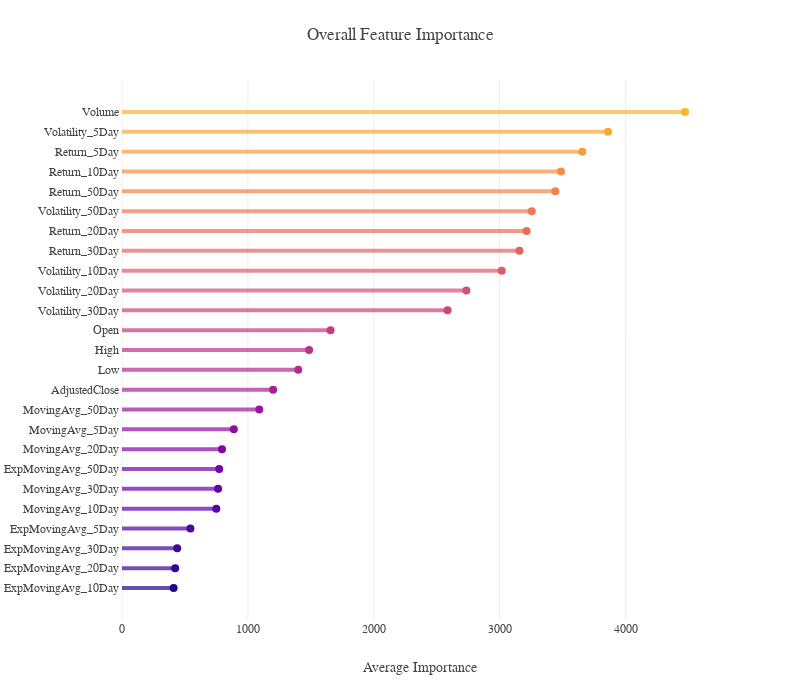

The code cell stored with this chart in its notebook:
### Markdown cell above
将训练集划分为$n=10$份，每次训练只用其中的$n-1$份，剩下的一份用来评估模型的效果，因此能拟合出$n$个模型，得到$n$组Shape Ratio，它们的均值约为0.1291，标准差为 0.13。

同时我们根据模型中各个特征的均值进行排序，得到如下结果：

### Code cell
feat_importance['avg'] = feat_importance.mean(axis=1)
feat_importance = feat_importance.sort_values(by='avg',ascending=True)
pal=sns.color_palette("plasma_r", 29).as_hex()[2:]

fig=go.Figure()
for i in range(len(feat_importance.index)):
    fig.add_shape(dict(type="line", y0=i, y1=i, x0=0, x1=feat_importance['avg'][i], 
                       line_color=pal[::-1][i],opacity=0.7,line_width=4))
fig.add_trace(go.Scatter(x=feat_importance['avg'], y=feat_importance.index, mode='markers', 
                         marker_color=pal[::-1], marker_size=8,
                         hovertemplate='%{y} Importance = %{x:.0f}<extra></extra>'))
fig.update_layout(template=temp,title='Overall Feature Importance', 
                  xaxis=dict(title='Average Importance',zeroline=False),
                  yaxis_showgrid=False, margin=dict(l=120,t=80),
                  height=700, width=800)
fig.show()

### Figure 1 — Plotly figure (JSON) as saved in the notebook; plotly's stock layout.template omitted (floating-point values rounded to 4 significant figures)
{"data": [{"hovertemplate": "%{y} Importance = %{x:.0f}<extra></extra>", "marker": {"color": ["#220690", "#330597", "#41049d", "#5002a2", "#5c01a6", "#6a00a8", "#7701a8", "#8405a7", "#8f0da4", "#9c179e", "#a62098", "#b12a90", "#ba3388", "#c33d80", "#cb4679", "#d35171", "#da5b69", "#e16462", "#e76f5a", "#ed7953", "#f2844b", "#f68f44", "#fa9b3d", "#fca636", "#fdb42f", "#fec029", "#fcce25"], "size": 8}, "mode": "markers", "type": "scatter", "x": [410.2, 422.3, 438.4, 543.6, 749.3, 763.3, 771.9, 794.3, 888.1, 1091.0, 1200.0, 1400.0, 1486.0, 1657.0, 2586.0, 2736.0, 3017.0, 3157.0, 3214.0, 3255.0, 3442.0, 3487.0, 3656.0, 3861, 4472.0], "y": ["ExpMovingAvg_10Day", "ExpMovingAvg_20Day", "ExpMovingAvg_30Day", "ExpMovingAvg_5Day", "MovingAvg_10Day", "MovingAvg_30Day", "ExpMovingAvg_50Day", "MovingAvg_20Day", "MovingAvg_5Day", "MovingAvg_50Day", "AdjustedClose", "Low", "High", "Open", "Volatility_30Day", "Volatility_20Day", "Volatility_10Day", "Return_30Day", "Return_20Day", "Volatility_50Day", "Return_50Day", "Return_10Day", "Return_5Day", "Volatility_5Day", "Volume"]}], "layout": {"height": 700, "margin": {"l": 120, "t": 80}, "shapes": [{"line": {"color": "#220690", "width": 4}, "opacity": 0.7, "type": "line", "x0": 0, "x1": 410.2, "y0": 0, "y1": 0}, {"line": {"color": "#330597", "width": 4}, "opacity": 0.7, "type": "line", "x0": 0, "x1": 422.3, "y0": 1, "y1": 1}, {"line": {"color": "#41049d", "width": 4}, "opacity": 0.7, "type": "line", "x0": 0, "x1": 438.4, "y0": 2, "y1": 2}, {"line": {"color": "#5002a2", "width": 4}, "opacity": 0.7, "type": "line", "x0": 0, "x1": 543.6, "y0": 3, "y1": 3}, {"line": {"color": "#5c01a6", "width": 4}, "opacity": 0.7, "type": "line", "x0": 0, "x1": 749.3, "y0": 4, "y1": 4}, {"line": {"color": "#6a00a8", "width": 4}, "opacity": 0.7, "type": "line", "x0": 0, "x1": 763.3, "y0": 5, "y1": 5}, {"line": {"color": "#7701a8", "width": 4}, "opacity": 0.7, "type": "line", "x0": 0, "x1": 771.9, "y0": 6, "y1": 6}, {"line": {"color": "#8405a7", "width": 4}, "opacity": 0.7, "type": "line", "x0": 0, "x1": 794.3, "y0": 7, "y1": 7}, {"line": {"color": "#8f0da4", "width": 4}, "opacity": 0.7, "type": "line", "x0": 0, "x1": 888.1, "y0": 8, "y1": 8}, {"line": {"color": "#9c179e", "width": 4}, "opacity": 0.7, "type": "line", "x0": 0, "x1": 1091.0, "y0": 9, "y1": 9}, {"line": {"color": "#a62098", "width": 4}, "opacity": 0.7, "type": "line", "x0": 0, "x1": 1200.0, "y0": 10, "y1": 10}, {"line": {"color": "#b12a90", "width": 4}, "opacity": 0.7, "type": "line", "x0": 0, "x1": 1400.0, "y0": 11, "y1": 11}, {"line": {"color": "#ba3388", "width": 4}, "opacity": 0.7, "type": "line", "x0": 0, "x1": 1486.0, "y0": 12, "y1": 12}, {"line": {"color": "#c33d80", "width": 4}, "opacity": 0.7, "type": "line", "x0": 0, "x1": 1657.0, "y0": 13, "y1": 13}, {"line": {"color": "#cb4679", "width": 4}, "opacity": 0.7, "type": "line", "x0": 0, "x1": 2586.0, "y0": 14, "y1": 14}, {"line": {"color": "#d35171", "width": 4}, "opacity": 0.7, "type": "line", "x0": 0, "x1": 2736.0, "y0": 15, "y1": 15}, {"line": {"color": "#da5b69", "width": 4}, "opacity": 0.7, "type": "line", "x0": 0, "x1": 3017.0, "y0": 16, "y1": 16}, {"line": {"color": "#e16462", "width": 4}, "opacity": 0.7, "type": "line", "x0": 0, "x1": 3157.0, "y0": 17, "y1": 17}, {"line": {"color": "#e76f5a", "width": 4}, "opacity": 0.7, "type": "line", "x0": 0, "x1": 3214.0, "y0": 18, "y1": 18}, {"line": {"color": "#ed7953", "width": 4}, "opacity": 0.7, "type": "line", "x0": 0, "x1": 3255.0, "y0": 19, "y1": 19}, {"line": {"color": "#f2844b", "width": 4}, "opacity": 0.7, "type": "line", "x0": 0, "x1": 3442.0, "y0": 20, "y1": 20}, {"line": {"color": "#f68f44", "width": 4}, "opacity": 0.7, "type": "line", "x0": 0, "x1": 3487.0, "y0": 21, "y1": 21}, {"line": {"color": "#fa9b3d", "width": 4}, "opacity": 0.7, "type": "line", "x0": 0, "x1": 3656.0, "y0": 22, "y1": 22}, {"line": {"color": "#fca636", "width": 4}, "opacity": 0.7, "type": "line", "x0": 0, "x1": 3861, "y0": 23, "y1": 23}, {"line": {"color": "#fdb42f", "width": 4}, "opacity": 0.7, "type": "line", "x0": 0, "x1": 4472.0, "y0": 24, "y1": 24}], "title": {"text": "Overall Feature Importance"}, "width": 800, "xaxis": {"title": {"text": "Average Importance"}, "zeroline": false}, "yaxis": {"showgrid": false}}}
